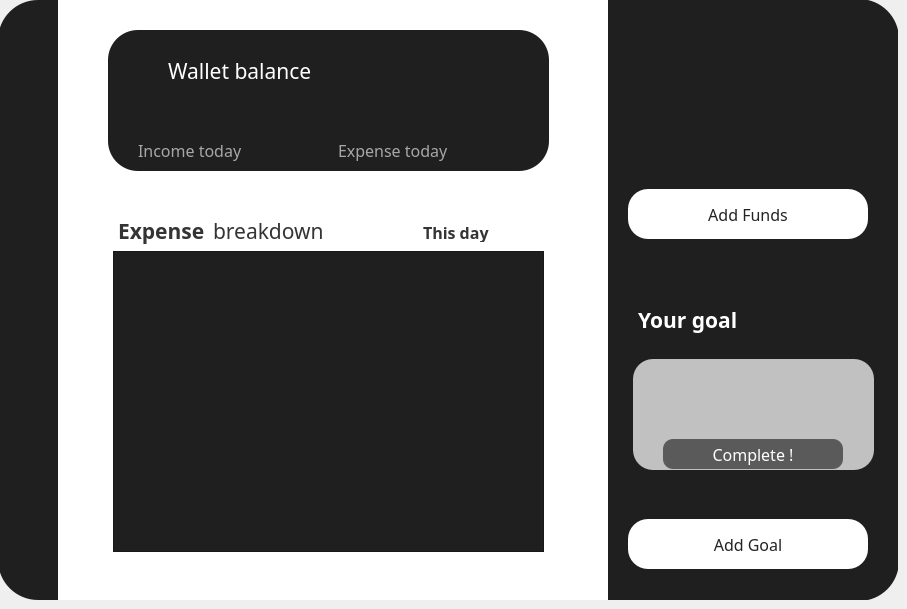
    <widget class="QWidget" name="mainPage">
     <property name="font">
      <font/>
     </property>
     <widget class="QWidget" name="leftMenuWidget" native="true">
      <property name="enabled">
       <bool>true</bool>
      </property>
      <property name="geometry">
       <rect>
        <x>-2</x>
        <y>0</y>
        <width>60</width>
        <height>600</height>
       </rect>
      </property>
      <property name="styleSheet">
       <string notr="true">QWidget#leftMenuWidget{
background-color: rgb(31,31,31);
border-top-left-radius:40px;
border-bottom-left-radius:40px;
}</string>
      </property>
      <widget class="QPushButton" name="settingsButton">
       <property name="enabled">
        <bool>false</bool>
       </property>
       <property name="geometry">
        <rect>
         <x>16</x>
         <y>530</y>
         <width>28</width>
         <height>28</height>
        </rect>
       </property>
       <property name="styleSheet">
        <string notr="true">/*QWidget#settingsButton{
	image: url(:/new/prefix1/icons/settings.svg);
}
QWidget#settingsButton:checked{
border: none;
outline: none;
	image: url(:/new/prefix1/icons/settings_clicked.svg);
}
QWidget#settingsButton:pressed{
border: none;
outline: none;
	image: url(:/new/prefix1/icons/settings_clicked.svg);
}</string>
       </property>
       <property name="text">
        <string/>
       </property>
       <property name="iconSize">
        <size>
         <width>20</width>
         <height>20</height>
        </size>
       </property>
       <property name="checkable">
        <bool>true</bool>
       </property>
       <property name="checked">
        <bool>false</bool>
       </property>
       <property name="flat">
        <bool>true</bool>
       </property>
      </widget>
      <widget class="QPushButton" name="accountButton">
       <property name="geometry">
        <rect>
         <x>16</x>
         <y>130</y>
         <width>28</width>
         <height>28</height>
        </rect>
       </property>
       <property name="styleSheet">
        <string notr="true">QWidget#accountButton{
image: url(:/new/prefix1/icons//user.svg);
border: none;
outline: none;
}</string>
       </property>
       <property name="text">
        <string/>
       </property>
       <property name="iconSize">
        <size>
         <width>20</width>
         <height>20</height>
        </size>
       </property>
       <property name="checkable">
        <bool>false</bool>
       </property>
       <property name="flat">
        <bool>true</bool>
       </property>
      </widget>
      <widget class="QPushButton" name="chartButton">
       <property name="enabled">
        <bool>true</bool>
       </property>
       <property name="geometry">
        <rect>
         <x>16</x>
         <y>200</y>
         <width>28</width>
         <height>28</height>
        </rect>
       </property>
       <property name="styleSheet">
        <string notr="true">QWidget#chartButton{
	image: url(:/new/prefix1/icons/pie-chart.svg);
border: none;
outline: none;
}
</string>
       </property>
       <property name="text">
        <string/>
       </property>
       <property name="iconSize">
        <size>
         <width>20</width>
         <height>20</height>
        </size>
       </property>
       <property name="checkable">
        <bool>false</bool>
       </property>
       <property name="default">
        <bool>false</bool>
       </property>
       <property name="flat">
        <bool>true</bool>
       </property>
      </widget>
      <widget class="QPushButton" name="homeButton">
       <property name="geometry">
        <rect>
         <x>16</x>
         <y>60</y>
         <width>28</width>
         <height>28</height>
        </rect>
       </property>
       <property name="styleSheet">
        <string notr="true">QWidget#homeButton{
image: url(:/new/prefix1/icons/home_clicked.svg);
border: none;
outline: none;
}
</string>
       </property>
       <property name="text">
        <string/>
       </property>
       <property name="iconSize">
        <size>
         <width>20</width>
         <height>20</height>
        </size>
       </property>
       <property name="checkable">
        <bool>false</bool>
       </property>
       <property name="checked">
        <bool>false</bool>
       </property>
       <property name="default">
        <bool>false</bool>
       </property>
       <property name="flat">
        <bool>true</bool>
       </property>
      </widget>
     </widget>
     <widget class="QWidget" name="mainMenuWidget" native="true">
      <property name="geometry">
       <rect>
        <x>58</x>
        <y>0</y>
        <width>840</width>
        <height>600</height>
       </rect>
      </property>
      <property name="font">
       <font>
        <family>Poppins</family>
        <pointsize>12</pointsize>
        <bold>false</bold>
       </font>
      </property>
      <property name="styleSheet">
       <string notr="true">QWidget#mainMenuWidget{
background-color: rgb(255, 255, 255);
border-top-right-radius:40px;
border-bottom-right-radius:40px;
}
</string>
      </property>
      <widget class="QWidget" name="widget" native="true">
       <property name="geometry">
        <rect>
         <x>50</x>
         <y>210</y>
         <width>441</width>
         <height>351</height>
        </rect>
       </property>
       <widget class="QLabel" name="mainLabel_2">
        <property name="geometry">
         <rect>
          <x>10</x>
          <y>0</y>
          <width>91</width>
          <height>41</height>
         </rect>
        </property>
        <property name="font">
         <font>
          <family>Poppins ExtraBold</family>
          <pointsize>16</pointsize>
          <bold>true</bold>
          <stylestrategy>PreferAntialias</stylestrategy>
          <kerning>true</kerning>
         </font>
        </property>
        <property name="styleSheet">
         <string notr="true">color: rgb(52, 52, 52);</string>
        </property>
        <property name="text">
         <string>Expense</string>
        </property>
       </widget>
       <widget class="QLabel" name="mainLabel_9">
        <property name="geometry">
         <rect>
          <x>105</x>
          <y>0</y>
          <width>121</width>
          <height>41</height>
         </rect>
        </property>
        <property name="font">
         <font>
          <family>Poppins</family>
          <pointsize>16</pointsize>
          <bold>false</bold>
          <stylestrategy>PreferAntialias</stylestrategy>
          <kerning>true</kerning>
         </font>
        </property>
        <property name="styleSheet">
         <string notr="true">color: rgb(52, 52, 52);
</string>
        </property>
        <property name="text">
         <string>breakdown</string>
        </property>
       </widget>
       <widget class="QComboBox" name="filterComboBox">
        <property name="geometry">
         <rect>
          <x>310</x>
          <y>10</y>
          <width>121</width>
          <height>24</height>
         </rect>
        </property>
        <property name="font">
         <font>
          <family>Poppins ExtraBold</family>
          <pointsize>12</pointsize>
          <bold>true</bold>
         </font>
        </property>
        <property name="styleSheet">
         <string notr="true">QComboBox#filterComboBox {
background-color: transparent;
border: none;
outline: none;
color: rgb(52, 52, 52);
}
QComboBox#filterComboBox:drop-down {
background-color: transparent;
border: none;
color: rgb(52, 52, 52);
outline: none;
}
QComboBox#filterComboBox:down-arrow {
image: url(:/new/prefix1/icons/chevron-down_black.svg);
}

QComboBox#filterComboBox::item:selected { 
background-color: #e1e1e1; 
border: none;
}</string>
        </property>
        <item>
         <property name="text">
          <string>This day</string>
         </property>
        </item>
        <item>
         <property name="text">
          <string>This week</string>
         </property>
        </item>
        <item>
         <property name="text">
          <string>This month</string>
         </property>
        </item>
        <item>
         <property name="text">
          <string>This year</string>
         </property>
        </item>
       </widget>
       <widget class="QTableWidget" name="tableWidget">
        <property name="geometry">
         <rect>
          <x>5</x>
          <y>41</y>
          <width>431</width>
          <height>301</height>
         </rect>
        </property>
        <property name="font">
         <font>
          <family>Poppins Medium</family>
          <pointsize>10</pointsize>
         </font>
        </property>
        <property name="styleSheet">
         <string notr="true">QTableWidget {
	background-color: rgb(31, 31, 31);
	color: #fff;
}
QTableWidget::item {
	padding: 5px;
}
QTableWidget::item:selected {
	background-color: rgb(195, 195, 195);
}
QHeaderView::section {
	background-color: rgb(195, 195, 195);
	padding: 5px;
}
QTableWidget QScrollBar:horizontal {
    background-color: #F0F0F0;
    height: 15px;
}

QTableWidget QScrollBar::handle:horizontal {
    background-color: #C0C0C0;
    min-width: 20px;
}

QTableWidget QScrollBar::add-line:horizontal,
QTableWidget QScrollBar::sub-line:horizontal {
    background-color: #F0F0F0;
    height: 15px;
    subcontrol-position: right;
    subcontrol-origin: margin;
}

QTableWidget QScrollBar::add-page:horizontal,
QTableWidget QScrollBar::sub-page:horizontal {
    background-color: #C0C0C0;
}</string>
        </property>
       </widget>
      </widget>
      <widget class="QWidget" name="widget_2" native="true">
       <property name="geometry">
        <rect>
         <x>50</x>
         <y>30</y>
         <width>441</width>
         <height>141</height>
        </rect>
       </property>
       <property name="styleSheet">
        <string notr="true">QWidget#widget_2{
	background-color: rgb(31, 31, 31);
border-radius: 30px;
}</string>
       </property>
       <widget class="QLabel" name="mainLabel_10">
        <property name="geometry">
         <rect>
          <x>60</x>
          <y>20</y>
          <width>161</width>
          <height>41</height>
         </rect>
        </property>
        <property name="font">
         <font>
          <family>Poppins Medium</family>
          <pointsize>16</pointsize>
          <bold>false</bold>
          <stylestrategy>PreferAntialias</stylestrategy>
          <kerning>true</kerning>
         </font>
        </property>
        <property name="styleSheet">
         <string notr="true">QWidget#mainLabel_10{
color: #fff;
background-color:transparent;
}</string>
        </property>
        <property name="text">
         <string>Wallet balance</string>
        </property>
       </widget>
       <widget class="QWidget" name="arrowUp" native="true">
        <property name="geometry">
         <rect>
          <x>30</x>
          <y>90</y>
          <width>20</width>
          <height>20</height>
         </rect>
        </property>
        <property name="styleSheet">
         <string notr="true">QWidget#arrowUp{
image: url(:/new/prefix1/icons/arrow-up.svg);
}</string>
        </property>
       </widget>
       <widget class="QLabel" name="mainLabel_11">
        <property name="geometry">
         <rect>
          <x>30</x>
          <y>110</y>
          <width>121</width>
          <height>21</height>
         </rect>
        </property>
        <property name="font">
         <font>
          <family>Poppins Medium</family>
          <pointsize>12</pointsize>
          <bold>false</bold>
          <stylestrategy>PreferAntialias</stylestrategy>
          <kerning>true</kerning>
         </font>
        </property>
        <property name="styleSheet">
         <string notr="true">QWidget#mainLabel_11{
color: rgb(167, 167, 167);
background-color:transparent;
}</string>
        </property>
        <property name="text">
         <string>Income today</string>
        </property>
       </widget>
       <widget class="QWidget" name="arrowDown" native="true">
        <property name="geometry">
         <rect>
          <x>230</x>
          <y>90</y>
          <width>20</width>
          <height>20</height>
         </rect>
        </property>
        <property name="styleSheet">
         <string notr="true">QWidget#arrowDown{
image: url(:/new/prefix1/icons/arrow-down_red.svg);
}</string>
        </property>
       </widget>
       <widget class="QLabel" name="mainLabel_12">
        <property name="geometry">
         <rect>
          <x>230</x>
          <y>110</y>
          <width>121</width>
          <height>21</height>
         </rect>
        </property>
        <property name="font">
         <font>
          <family>Poppins Medium</family>
          <pointsize>12</pointsize>
          <bold>false</bold>
          <stylestrategy>PreferAntialias</stylestrategy>
          <kerning>true</kerning>
         </font>
        </property>
        <property name="styleSheet">
         <string notr="true">QWidget#mainLabel_12{
color: rgb(167, 167, 167);
background-color:transparent;
}</string>
        </property>
        <property name="text">
         <string>Expense today</string>
        </property>
       </widget>
       <widget class="QLabel" name="income">
        <property name="geometry">
         <rect>
          <x>60</x>
          <y>90</y>
          <width>81</width>
          <height>21</height>
         </rect>
        </property>
        <property name="font">
         <font>
          <family>Poppins</family>
          <pointsize>12</pointsize>
         </font>
        </property>
        <property name="styleSheet">
         <string notr="true">color: rgb(255, 255, 255);</string>
        </property>
        <property name="text">
         <string/>
        </property>
       </widget>
       <widget class="QLabel" name="expense">
        <property name="geometry">
         <rect>
          <x>270</x>
          <y>90</y>
          <width>81</width>
          <height>21</height>
         </rect>
        </property>
        <property name="font">
         <font>
          <family>Poppins</family>
          <pointsize>12</pointsize>
         </font>
        </property>
        <property name="styleSheet">
         <string notr="true">color: rgb(255, 255, 255);</string>
        </property>
        <property name="text">
         <string/>
        </property>
       </widget>
       <widget class="QLabel" name="totalBalance">
        <property name="geometry">
         <rect>
          <x>250</x>
          <y>20</y>
          <width>131</width>
          <height>41</height>
         </rect>
        </property>
        <property name="font">
         <font>
          <family>Poppins Medium</family>
          <pointsize>14</pointsize>
          <bold>false</bold>
          <stylestrategy>PreferAntialias</stylestrategy>
          <kerning>true</kerning>
         </font>
        </property>
        <property name="styleSheet">
         <string notr="true">color: #fff;
background-color:transparent;</string>
        </property>
        <property name="text">
         <string/>
        </property>
       </widget>
      </widget>
      <widget class="QWidget" name="widget_3" native="true">
       <property name="geometry">
        <rect>
         <x>550</x>
         <y>-1</y>
         <width>291</width>
         <height>602</height>
        </rect>
       </property>
       <property name="styleSheet">
        <string notr="true">QWidget#widget_3{
	background-color: rgb(31, 31, 31);
border-top-right-radius:40px;
border-bottom-right-radius:40px;
}
</string>
       </property>
       <widget class="QPushButton" name="closeButton">
        <property name="geometry">
         <rect>
          <x>220</x>
          <y>30</y>
          <width>28</width>
          <height>28</height>
         </rect>
        </property>
        <property name="styleSheet">
         <string notr="true">QWidget#closeButton{
	image: url(:/new/prefix1/icons/close_2.png);
}

QWidget#closeButton:hover{
	image:url(:/new/prefix1/icons/close_pressed.png);
}

QWidget#closeButton:pressed{
border: none;
outline: none;
image:url(:/new/prefix1/icons/close_pressed.png);
}
</string>
        </property>
        <property name="text">
         <string/>
        </property>
        <property name="iconSize">
         <size>
          <width>20</width>
          <height>20</height>
         </size>
        </property>
        <property name="flat">
         <bool>true</bool>
        </property>
       </widget>
       <widget class="QLabel" name="mainLabel_13">
        <property name="geometry">
         <rect>
          <x>30</x>
          <y>300</y>
          <width>101</width>
          <height>41</height>
         </rect>
        </property>
        <property name="font">
         <font>
          <family>Poppins ExtraBold</family>
          <pointsize>16</pointsize>
          <bold>true</bold>
          <stylestrategy>PreferAntialias</stylestrategy>
          <kerning>true</kerning>
         </font>
        </property>
        <property name="styleSheet">
         <string notr="true">color: #fff;</string>
        </property>
        <property name="text">
         <string>Your goal</string>
        </property>
       </widget>
       <widget class="QPushButton" name="addFundsButton">
        <property name="geometry">
         <rect>
          <x>20</x>
          <y>190</y>
          <width>240</width>
          <height>50</height>
         </rect>
        </property>
        <property name="font">
         <font>
          <family>Poppins</family>
          <pointsize>12</pointsize>
          <bold>false</bold>
         </font>
        </property>
        <property name="styleSheet">
         <string notr="true">QWidget#addFundsButton{
	background-color: rgb(255, 255, 255);
	border-radius:20px;
	color: rgb(35,35,35);
border: none;
outline: none;
}

QWidget#addFundsButton:hover{
	background-color: rgb(170, 170, 170);
	border-radius:20px;
	color: rgb(35,35,35);
border: none;
outline: none;
}</string>
        </property>
        <property name="text">
         <string>Add Funds</string>
        </property>
        <property name="flat">
         <bool>true</bool>
        </property>
       </widget>
       <widget class="QWidget" name="plus" native="true">
        <property name="geometry">
         <rect>
          <x>40</x>
          <y>205</y>
          <width>20</width>
          <height>20</height>
         </rect>
        </property>
        <property name="styleSheet">
         <string notr="true">QWidget#plus{
	image: url(:/new/prefix1/icons/plus.svg);
}</string>
        </property>
       </widget>
       <widget class="QWidget" name="plus_2" native="true">
        <property name="geometry">
         <rect>
          <x>40</x>
          <y>535</y>
          <width>20</width>
          <height>20</height>
         </rect>
        </property>
        <property name="styleSheet">
         <string notr="true">QWidget#plus_2{
	image: url(:/new/prefix1/icons/plus.svg);
}</string>
        </property>
       </widget>
       <widget class="QPushButton" name="addGoalsButton">
        <property name="geometry">
         <rect>
          <x>20</x>
          <y>520</y>
          <width>240</width>
          <height>50</height>
         </rect>
        </property>
        <property name="font">
         <font>
          <family>Poppins</family>
          <pointsize>12</pointsize>
          <bold>false</bold>
         </font>
        </property>
        <property name="styleSheet">
         <string notr="true">QWidget#addGoalsButton{
	background-color: rgb(255, 255, 255);
	border-radius:20px;
border: none;
outline: none;
	color: rgb(35,35,35);
}

QWidget#addGoalsButton:hover{
	background-color: rgb(170, 170, 170);
	border-radius:20px;
	color: rgb(35,35,35);
border: none;
outline: none;
}</string>
        </property>
        <property name="text">
         <string>Add Goal</string>
        </property>
        <property name="flat">
         <bool>true</bool>
        </property>
       </widget>
       <widget class="QProgressBar" name="goalBar">
        <property name="geometry">
         <rect>
          <x>25</x>
          <y>360</y>
          <width>241</width>
          <height>111</height>
         </rect>
        </property>
        <property name="styleSheet">
         <string notr="true">QProgressBar::chunk {
 	background-color:#FFF; 
border-radius: 20px;
}
QProgressBar#goalBar{
border-radius: 20px;
text-align: center;
	background-color: rgb(193, 193, 193);
}</string>
        </property>
        <property name="value">
         <number>0</number>
        </property>
        <property name="textVisible">
         <bool>false</bool>
        </property>
        <property name="orientation">
         <enum>Qt::Horizontal</enum>
        </property>
        <property name="invertedAppearance">
         <bool>false</bool>
        </property>
        <property name="textDirection">
         <enum>QProgressBar::TopToBottom</enum>
        </property>
        <property name="format">
         <string>%p%</string>
        </property>
       </widget>
       <widget class="QLabel" name="goalName">
        <property name="geometry">
         <rect>
          <x>80</x>
          <y>370</y>
          <width>131</width>
          <height>21</height>
         </rect>
        </property>
        <property name="font">
         <font>
          <family>Poppins</family>
          <pointsize>12</pointsize>
         </font>
        </property>
        <property name="styleSheet">
         <string notr="true">QLabel#goalName{
	color: rgb(0, 0, 0);
}</string>
        </property>
        <property name="text">
         <string/>
        </property>
        <property name="alignment">
         <set>Qt::AlignCenter</set>
        </property>
       </widget>
       <widget class="QLabel" name="goalAmount">
        <property name="geometry">
         <rect>
          <x>80</x>
          <y>410</y>
          <width>131</width>
          <height>21</height>
         </rect>
        </property>
        <property name="font">
         <font>
          <family>Poppins</family>
          <pointsize>12</pointsize>
         </font>
        </property>
        <property name="styleSheet">
         <string notr="true">QLabel#goalName{
	color: rgb(0, 0, 0);
}</string>
        </property>
        <property name="text">
         <string/>
        </property>
        <property name="alignment">
         <set>Qt::AlignCenter</set>
        </property>
       </widget>
       <widget class="QPushButton" name="completeButton">
        <property name="enabled">
         <bool>true</bool>
        </property>
        <property name="geometry">
         <rect>
          <x>55</x>
          <y>440</y>
          <width>180</width>
          <height>30</height>
         </rect>
        </property>
        <property name="font">
         <font>
          <family>Poppins</family>
          <pointsize>12</pointsize>
          <bold>false</bold>
         </font>
        </property>
        <property name="styleSheet">
         <string notr="true">QWidget#completeButton{
	background-color: rgb(90, 90, 90);
	border-radius:10px;
	color: rgb(255,255,255);
border: none;
outline: none;
}

QWidget#completeButton:hover{
	background-color: rgb(195, 195, 195);
	border-radius:10px;
	color: rgb(255,255,255);
border: none;
outline: none;
}</string>
        </property>
        <property name="text">
         <string>Complete !</string>
        </property>
        <property name="flat">
         <bool>true</bool>
        </property>
       </widget>
       <zorder>closeButton</zorder>
       <zorder>mainLabel_13</zorder>
       <zorder>addFundsButton</zorder>
       <zorder>plus</zorder>
       <zorder>addGoalsButton</zorder>
       <zorder>plus_2</zorder>
       <zorder>goalBar</zorder>
       <zorder>goalName</zorder>
       <zorder>goalAmount</zorder>
       <zorder>completeButton</zorder>
      </widget>
     </widget>
    </widget>
